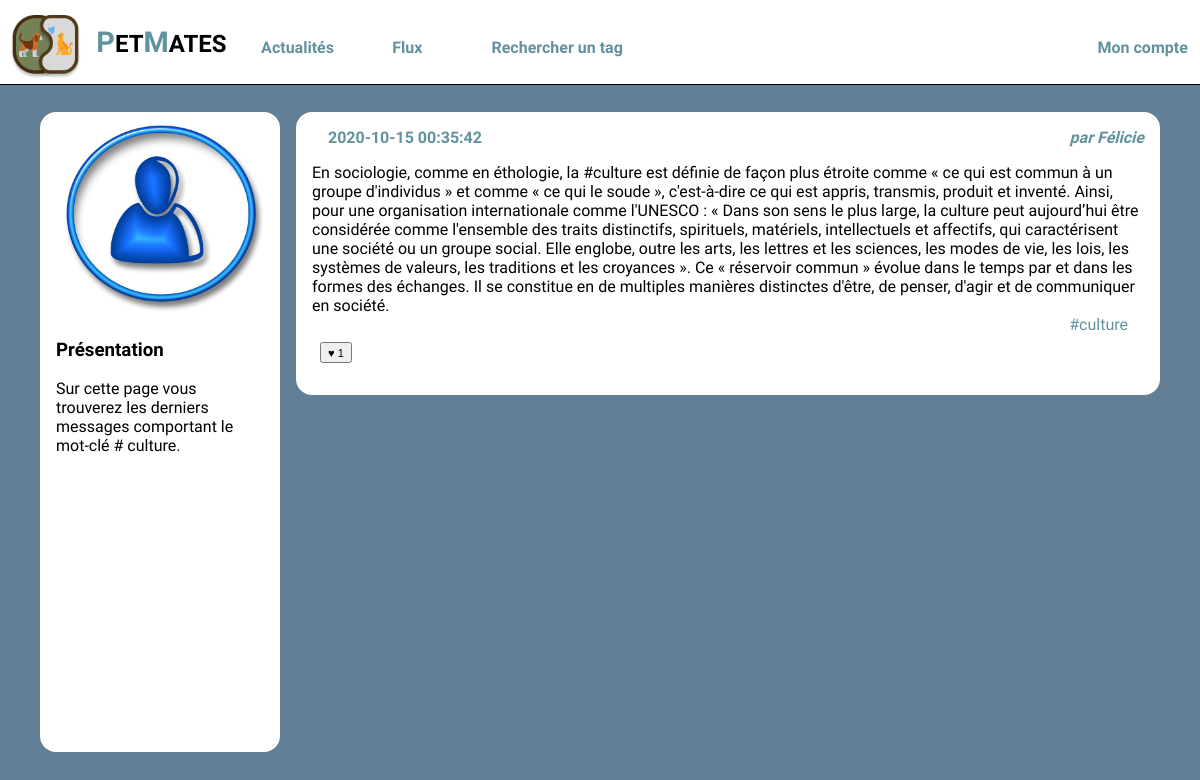
Screenshot of /tags.php?tag_id=7 (signed in) with the database file from the repository.
### tables this page shows
CREATE TABLE `tags` (
  `id` int(10) UNSIGNED NOT NULL,
  `label` varchar(255) NOT NULL
);

CREATE TABLE `posts` (
  `id` int(10) UNSIGNED NOT NULL,
  `user_id` int(10) UNSIGNED NOT NULL,
  `content` text NOT NULL,
  `created` datetime NOT NULL,
  `parent_id` int(10) UNSIGNED DEFAULT NULL
);

CREATE TABLE `users` (
  `id` int(10) UNSIGNED NOT NULL,
  `email` varchar(255) NOT NULL,
  `password` varchar(255) NOT NULL,
  `alias` varchar(255) NOT NULL
);

CREATE TABLE `posts_tags` (
  `id` int(10) UNSIGNED NOT NULL,
  `post_id` int(10) UNSIGNED NOT NULL,
  `tag_id` int(10) UNSIGNED NOT NULL
);

### tags.php (the view, shortened to what this page needs)
<!doctype html>
<html lang="fr">
<head>
    <?php include_once('headmeta.php'); ?>
</head>
<body>
    <?php include_once('header.php'); ?>
    <?php include('connexion.php'); ?>
    <div id="wrapper">
        <?php
        $tagId = intval($_GET['tag_id']);
        ?>
        <aside class="present-profil">
            <?php
            $laQuestionEnSql = "SELECT * FROM tags WHERE id= '$tagId' ";
            $lesInformations = $mysqli->query($laQuestionEnSql);
            $tag = $lesInformations->fetch_assoc();
            ?>
            <img src="user.jpg" alt="Portrait de l'utilisatrice" />
            <section>
                <h3>Présentation</h3>
                <p>Sur cette page vous trouverez les derniers messages comportant
                    le mot-clé #
                    <?php echo $tag['label'] ?>.
                </p>
            </section>
        </aside>
        <main>
            <?php
            $laQuestionEnSql = "
                    SELECT posts.content,
                    posts.created,
                    posts.user_id,
                    posts.id,
                    users.alias as author_name,
                    count(likes.id) as like_number,
                    GROUP_CONCAT(DISTINCT tags.label) AS taglist
                    FROM posts_tags as filter
                    JOIN posts ON posts.id=filter.post_id
                    JOIN users ON users.id=posts.user_id
                    LEFT JOIN posts_tags ON posts.id = posts_tags.post_id
                    LEFT JOIN tags       ON posts_tags.tag_id  = tags.id
                    LEFT JOIN likes      ON likes.post_id  = posts.id
                    WHERE filter.tag_id = '$tagId'
                    GROUP BY posts.id
                    ORDER BY posts.created DESC
                    ";
            $lesInformations = $mysqli->query($laQuestionEnSql);
            while ($post = $lesInformations->fetch_assoc()) {
                $idDuPost = $post['id'];
                ?>
                <article>
                    <h3>
                        <time>
                            <?php echo $post['created'] ?>
                        </time>
                    </h3>
                    <address>par <a href="wall.php?user_id=<?php echo $post['user_id'] ?>"><?php echo $post['author_name'] ?></a></address>
                    <div>
                        <?php echo $post['content'] ?>
                    </div>
                    <div class="tags">
                    <?php
                        $laQsurlesLabels = "
                                SELECT tags.label, posts_tags.tag_id
                                FROM tags
                                INNER JOIN posts_tags ON tags.id = posts_tags.tag_id
                                WHERE post_id = $idDuPost";
                        $listsTags = $mysqli->query($laQsurlesLabels);
                        while ($tags = $listsTags->fetch_assoc()) { ?>
                            <a href="tags.php?tag_id=<?php echo $tags['tag_id'] ?>">
                                <?php echo "#" . $tags['label'] ?>
                            </a>
                        <?php }?>
                    </div>
                    <footer>
                        <?php
                        if ($post['user_id'] !== $_SESSION['connected_id']) {
                            ?>
                            <form action="" method="post">
                                <button type='submit' name='like' value='<?php echo $idDuPost ?>'>
                                    <small>
                                        ♥
                                        <?php echo $post['like_number'] ?>
                                    </small>
                                </button>
                            </form>
                        <?php
                        } ?>
                    </footer>
                </article>
            <?php } ?>
        </main>
    </div>
</body>
</html>

### style.css (style rules this page uses)
body { background-color: #637F95; font-family: 'Heebo', sans-serif; margin:0; }
a { text-decoration: none; color: #62929E; }
.present-profil { display:flex; flex-direction: column; background-color: #fff; color:black; width: 13em; border-radius: 1em; padding: 0em 1em 0em 1em; }
#wrapper { display:flex; width:70em; margin:0em auto 2em auto; padding:7em 0em 5em 0em; }
#wrapper main { flex:3; padding-left:1em; height: 80vh; }
#wrapper main article { background-color: #fff; padding:1em; margin-bottom: 1em ; border-radius: 1em; }
#wrapper main article h3 { margin:0em 1em 0em 1em; padding:0; font-weight:lighter; font-size:1em; }
#wrapper main article time { float:left; font-style: normal; color: #62929E; font-weight: bold; }
#wrapper main article address { text-align: right; font-style: italic; margin-bottom: 1em; color: #62929E; font-weight: bold; }
#wrapper main article footer { margin: 0em 0.5em 1em 0.5em; display:flex; justify-content: space-between; }
.tags { font-size: 1em; margin-right: 1em; margin-bottom: 0.5em; text-align:right; }

### rows the page displays
tags: label "culture"
posts: created "2020-10-15 00:35:42", user.alias "Félicie", content "En sociologie, comme en éthologie, la #culture est définie de façon plus étroite comme « ce qui est commun à un groupe d'individus » et comme « ce qui le soude », c'est-à-dire ce qui est appris, transmis, produit et inventé. Ainsi, pour une organisation internationale comme l'UNESCO : « Dans son sens le plus large, la culture peut aujourd’hui être considérée comme l'ensemble des traits distinctifs, spirituels, matériels, intellectuels et affectifs, qui caractérisent une société ou un groupe social. Elle englobe, outre les arts, les lettres et les sciences, les modes de vie, les lois, les systèmes de valeurs, les traditions et les croyances ». Ce « réservoir commun » évolue dans le temps par…", $idDuPost 6 (drawn), like_number "1"
posts_tags: tag.label "culture"
